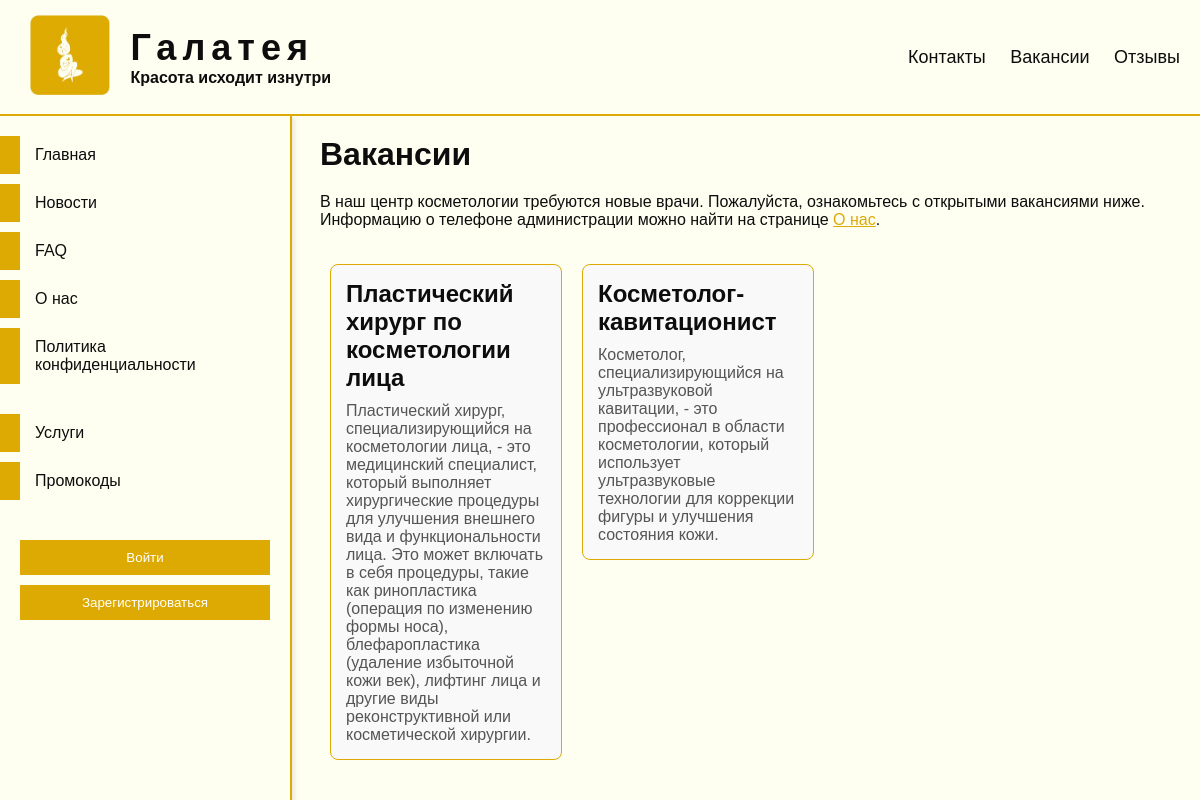
The app's page /clinic/vacancies with its own data.
### clinic/models.py (models this page shows, shortened)
class Vacancies(models.Model):
    service_specialization = models.ForeignKey(ServiceSpecializations, on_delete=models.CASCADE, related_name='vacancy',
                                               verbose_name='Специализация вакансии')
    class Meta:
        verbose_name = 'Вакансия'
        verbose_name_plural = 'Вакансии'

class ServiceSpecializations(models.Model):
    service_category = models.ForeignKey(ServiceCategories, on_delete=models.CASCADE, related_name='specializations')
    doctor_specialization = models.ForeignKey(Specializations, on_delete=models.CASCADE, related_name='services')
    class Meta:
        verbose_name = 'Специализация для категории услуг'
        verbose_name_plural = 'Специализации для категорий услуг'

class Specializations(models.Model):
    name = models.CharField('Специализация', max_length=50)
    description = models.TextField('Описание', max_length=500)
    class Meta:
        verbose_name = 'Специализация врачей'
        verbose_name_plural = 'Специализации врачей'

### clinic/views.py (the view)
# urls.py: path('vacancies', views.vacancies_view, name='vacancies'),
def vacancies_view(request):
    vacancies = Vacancies.objects.all()
    return render(request, 'clinic/vacancies.html', {'vacancies': vacancies})

### clinic/templates/clinic/vacancies.html (shortened to what this page needs)
{% extends 'main/layout.html' %}
{% load static %}
{% block custom_css %}
<link type="text/css" href="{% static 'clinic/css/vacancies.css' %}" rel="stylesheet"/>
{% endblock %}
{% block content %}
    <div id="vacancies-page">
        <h1 class="page-title">Вакансии</h1>
        <p class="intro-text">
            В наш центр косметологии требуются новые врачи. Пожалуйста, ознакомьтесь с открытыми вакансиями ниже.
            Информацию о телефоне администрации можно найти на странице <a href="{% url 'about' %}" class="about-link">О нас</a>.
        </p>
        <div class="vacancies-list">
            {% for vacancy in vacancies %}
                <div class="vacancy-card" id="vacancy-{{ vacancy.id }}">
                    <h3 class="vacancy-title">{{ vacancy.service_specialization.doctor_specialization.name }}</h3>
                    <p class="vacancy-description">{{ vacancy.service_specialization.doctor_specialization.description }}</p>
                </div>
            {% endfor %}
        </div>
    </div>
{% endblock %}

### main/static/main/css/styles.css (style rules this page uses)
* { margin: 0; padding: 0; font-family: Arial, sans-serif; color: #0D0D0D; }
#main-content > * { margin-bottom: 15px; }
body { padding-top: 116px; padding-left: 300px; background: #fefff1; }

### clinic/static/clinic/css/vacancies.css (style rules this page uses)
#vacancies-page { padding: 20px; color: #0D0D0D; }
.page-title { font-size: 32px; font-weight: bold; margin-bottom: 20px; }
.intro-text { font-size: 16px; margin-bottom: 25px; }
.about-link { color: #DDAA03; text-decoration: underline; }
.vacancy-card { max-width: 200px; margin: 10px; float: left; border: 1px solid #DDAA03; padding: 15px; border-radius: 8px; background-color: #f9f9f9; }
.vacancy-title { font-size: 24px; color: #0D0D0D; margin-bottom: 10px; }
.vacancy-description { font-size: 16px; color: #555555; }

### records on screen
Vacancies: service_specialization.doctor_specialization.name "Пластический хирург по косметологии лица", service_specialization.doctor_specialization.description "Пластический хирург, специализирующийся на косметологии лица, - это медицинский специалист, который выполняет хирургические процедуры для улучшения внешнего вида и функциональности лица. Это может включать в себя процедуры, такие как ринопластика (операция по изменению формы носа), блефаропластика (удаление избыточной кожи век), лифтинг лица и другие виды реконструктивной или косметической хирургии."
Vacancies: service_specialization.doctor_specialization.name "Косметолог-кавитационист", service_specialization.doctor_specialization.description "Косметолог, специализирующийся на ультразвуковой кавитации, - это профессионал в области косметологии, который использует ультразвуковые технологии для коррекции фигуры и улучшения состояния кожи."
